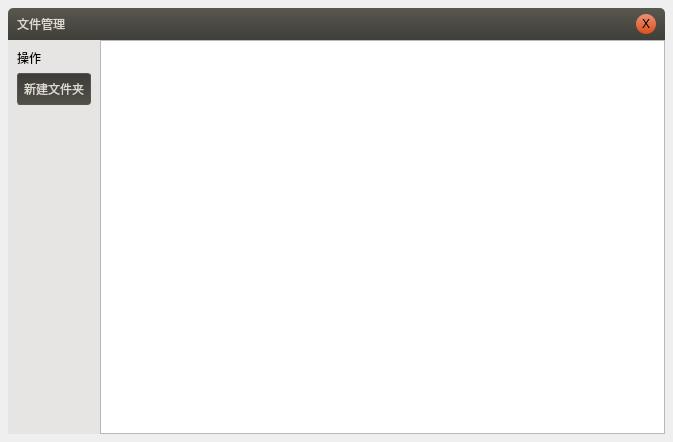
<?xml version="1.0" encoding="UTF-8"?>
<ui version="4.0">
 <class>FileSystemDialog</class>
 <widget class="QDialog" name="FileSystemDialog">
  <property name="geometry">
   <rect>
    <x>0</x>
    <y>0</y>
    <width>673</width>
    <height>442</height>
   </rect>
  </property>
  <property name="windowTitle">
   <string>Dialog</string>
  </property>
  <property name="styleSheet">
   <string notr="true">#widget_title
{
	border-top-left-radius: 5px;
	border-top-right-radius: 5px;
	background-color: qlineargradient(x1: 0.5, y1: 0, x2: 0.5, y2: 1, stop: 0 #59574E, stop: 1 #3F3E3A);
}

#pushButton_close
{
	border: 0px;
	border-radius: 10px;
	height: 20px;
	width: 20px;
	background-color: qlineargradient(x1: 0.5, y1: 0, x2: 0.5, y2: 1, stop: 0 #EA9174, stop: 1 #DE4F1D);
}
#pushButton_close:hover
{
	background-color: qlineargradient(x1: 0.5, y1: 0, x2: 0.5, y2: 1, stop: 0 #EFA893, stop: 1 #E15321);
}
#pushButton_close:pressed
{
	background-color: #E86C42;
}

#label_title
{
	color: #DFDAD1;
	font: 750 10pt;
}

/**/
#widget_setting QPushButton
{
	border: 1px solid #565550;
	border-radius: 3px;
	color: #DFDAD1;
	background-color: qlineargradient(x1: 0.5, y1: 0, x2: 0.5, y2: 1, stop: 0 #3D3C38, stop: 1 #525049);
	padding: 6px;
}
#widget_setting QPushButton:hover
{
	background-color: qlineargradient(x1: 0.5, y1: 0, x2: 0.5, y2: 1, stop: 0 #484741, stop: 1 #43423D);
}
#widget_setting QPushButton:pressed
{
	background-color: #3A3A36;
}
#widget_setting QPushButton:disabled
{
	color: #948F8A;
	background-color: #3C3B37;
}

/**/
QTableView
{
	outline: none;
}
QTableView::item
{
	color: #000000;
	background-color: #FFFFFF;
}
QTableView::item:selected
{
	color: #FFFFFF;
	background-color: #EF7645;
}

/**/
QHeaderView::section
{
	border: 1px solid #E2E0DE;
	border-left: 0px;
	border-top: 0px;
	height: 20px;
	padding: 4px;
	background-color: #FDFDFC;
}</string>
  </property>
  <layout class="QVBoxLayout" name="verticalLayout">
   <property name="spacing">
    <number>0</number>
   </property>
   <property name="leftMargin">
    <number>8</number>
   </property>
   <property name="topMargin">
    <number>8</number>
   </property>
   <property name="rightMargin">
    <number>8</number>
   </property>
   <property name="bottomMargin">
    <number>8</number>
   </property>
   <item>
    <widget class="QWidget" name="widget_title" native="true">
     <property name="minimumSize">
      <size>
       <width>0</width>
       <height>32</height>
      </size>
     </property>
     <layout class="QHBoxLayout" name="horizontalLayout">
      <property name="topMargin">
       <number>0</number>
      </property>
      <property name="bottomMargin">
       <number>0</number>
      </property>
      <item>
       <widget class="QLabel" name="label_title">
        <property name="sizePolicy">
         <sizepolicy hsizetype="Expanding" vsizetype="Preferred">
          <horstretch>0</horstretch>
          <verstretch>0</verstretch>
         </sizepolicy>
        </property>
        <property name="text">
         <string>文件管理</string>
        </property>
       </widget>
      </item>
      <item>
       <widget class="QPushButton" name="pushButton_close">
        <property name="text">
         <string>X</string>
        </property>
       </widget>
      </item>
     </layout>
    </widget>
   </item>
   <item>
    <widget class="FilePathWidget" name="widget_path" native="true"/>
   </item>
   <item>
    <layout class="QHBoxLayout" name="horizontalLayout_2">
     <property name="spacing">
      <number>0</number>
     </property>
     <item>
      <widget class="QWidget" name="widget_setting" native="true">
       <property name="styleSheet">
        <string notr="true">#widget_setting
{
	background-color: #E7E5E4;
}</string>
       </property>
       <layout class="QVBoxLayout" name="verticalLayout_3">
        <item>
         <widget class="QLabel" name="label">
          <property name="styleSheet">
           <string notr="true">font: 750 10pt;</string>
          </property>
          <property name="text">
           <string>操作</string>
          </property>
         </widget>
        </item>
        <item>
         <layout class="QVBoxLayout" name="verticalLayout_2">
          <item>
           <widget class="QPushButton" name="pushButton">
            <property name="text">
             <string>新建文件夹</string>
            </property>
           </widget>
          </item>
         </layout>
        </item>
        <item>
         <spacer name="verticalSpacer">
          <property name="orientation">
           <enum>Qt::Vertical</enum>
          </property>
          <property name="sizeHint" stdset="0">
           <size>
            <width>20</width>
            <height>40</height>
           </size>
          </property>
         </spacer>
        </item>
       </layout>
      </widget>
     </item>
     <item>
      <widget class="QTableView" name="tableView">
       <property name="editTriggers">
        <set>QAbstractItemView::NoEditTriggers</set>
       </property>
       <property name="selectionBehavior">
        <enum>QAbstractItemView::SelectRows</enum>
       </property>
       <property name="showGrid">
        <bool>false</bool>
       </property>
       <property name="sortingEnabled">
        <bool>true</bool>
       </property>
       <attribute name="horizontalHeaderHighlightSections">
        <bool>false</bool>
       </attribute>
       <attribute name="verticalHeaderVisible">
        <bool>false</bool>
       </attribute>
      </widget>
     </item>
    </layout>
   </item>
  </layout>
 </widget>
 <customwidgets>
  <customwidget>
   <class>FilePathWidget</class>
   <extends>QWidget</extends>
   <header>FileSystemDialog/FilePathWidget.h</header>
   <container>1</container>
  </customwidget>
 </customwidgets>
 <resources/>
 <connections/>
</ui>
